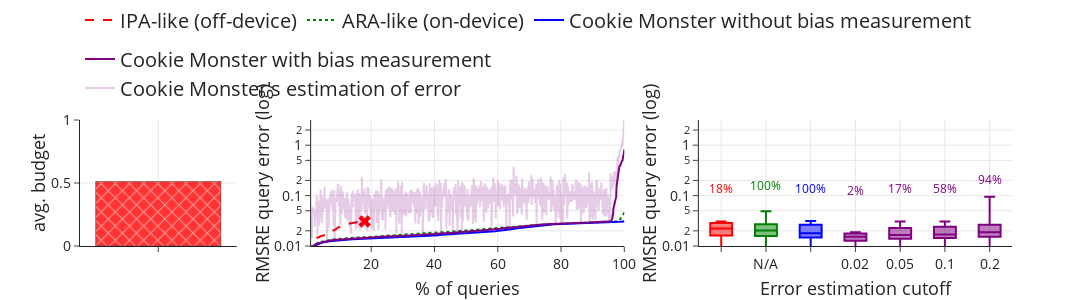

Notebook source saved alongside this figure:
### Code cell
figs_args = {
    "axis_title_font_size": {"x": 18, "y": 18},
    "axis_tick_font_size": {"x": 14, "y": 14},
    "legend": {
        "yanchor": "bottom",
        "y": 1.1,
        # "xanchor": "left",
        # "x": 0.2,
        "orientation": "h",
    },
    "output_path": "bias_plots.pdf",
    "height": 300,
    "width": 1500,
}
# make_plots(
#            [full_cdfs, cut_cdfs_fig, cutoff_boxes_fig, budget_fig], cols=4, **figs_args)

make_bias_plots(
           [bars_args, cdf_args, boxes_args], cols=3, **figs_args)

### Figure 1 — Plotly figure (JSON) as saved in the notebook; plotly's stock layout.template omitted (floating-point values rounded to 4 significant figures; data arrays with more than 128 entries replaced by an {"elided": "..."} marker saying what was removed)
{"data": [{"legendgroup": "IPA-like (off-device)", "marker": {"color": "red", "line": {"color": "black"}, "pattern": {"shape": "x"}}, "name": "IPA-like (off-device)", "opacity": 0.8, "showlegend": false, "type": "bar", "x": ["7"], "xaxis": "x", "y": [0.5117], "yaxis": "y"}, {"legendgroup": "ARA-like (on-device)", "marker": {"color": "green", "line": {"color": "black"}, "pattern": {"shape": "\\"}}, "name": "ARA-like (on-device)", "opacity": 0.8, "showlegend": false, "type": "bar", "x": [], "xaxis": "x", "y": [], "yaxis": "y"}, {"legendgroup": "Cookie Monster without bias measurement", "marker": {"color": "blue", "line": {"color": "black"}, "pattern": {"shape": "/"}}, "name": "Cookie Monster without bias measurement", "opacity": 0.8, "showlegend": false, "type": "bar", "x": [], "xaxis": "x", "y": [], "yaxis": "y"}, {"legendgroup": "Cookie Monster with bias measurement", "marker": {"color": "purple", "line": {"color": "black"}, "pattern": {"shape": "|"}}, "name": "Cookie Monster with bias measurement", "opacity": 0.8, "showlegend": false, "type": "bar", "x": [], "xaxis": "x", "y": [], "yaxis": "y"}, {"legendgroup": "IPA-like (off-device)", "line": {"dash": "dash"}, "marker": {"color": "red", "symbol": "x"}, "mode": "lines", "name": "IPA-like (off-device)", "showlegend": true, "type": "scatter", "x": {"elided": "161 float values"}, "xaxis": "x2", "y": {"elided": "161 float values"}, "yaxis": "y2"}, {"legendgroup": "IPA-like (off-device)", "marker": {"color": "red", "size": 11, "symbol": "x"}, "mode": "markers", "name": "IPA-like (off-device)", "showlegend": false, "type": "scatter", "x": [17.93], "xaxis": "x2", "y": [0.03071], "yaxis": "y2"}, {"legendgroup": "ARA-like (on-device)", "line": {"dash": "dot"}, "marker": {"color": "green", "symbol": "diamond"}, "mode": "lines", "name": "ARA-like (on-device)", "showlegend": true, "type": "scatter", "x": {"elided": "898 float values"}, "xaxis": "x2", "y": {"elided": "898 float values"}, "yaxis": "y2"}, {"legendgroup": "Cookie Monster without bias measurement", "line": {"dash": "solid"}, "marker": {"color": "blue", "symbol": "circle"}, "mode": "lines", "name": "Cookie Monster without bias measurement", "showlegend": true, "type": "scatter", "x": {"elided": "898 float values"}, "xaxis": "x2", "y": {"elided": "898 float values"}, "yaxis": "y2"}, {"legendgroup": "Cookie Monster with bias measurement", "line": {"dash": "solid"}, "marker": {"color": "purple", "symbol": "circle"}, "mode": "lines", "name": "Cookie Monster with bias measurement", "showlegend": true, "type": "scatter", "x": {"elided": "898 float values"}, "xaxis": "x2", "y": {"elided": "898 float values"}, "yaxis": "y2"}, {"legendgroup": "Cookie Monster with bias measurement", "line": {"dash": "solid"}, "marker": {"color": "rgba(128, 0, 128, 0.2)", "symbol": "circle"}, "mode": "lines", "name": "Cookie Monster's estimation of error", "showlegend": true, "type": "scatter", "x": {"elided": "898 float values"}, "xaxis": "x2", "y": {"elided": "898 float values"}, "yaxis": "y2"}, {"boxpoints": false, "legendgroup": "IPA-like (off-device)", "marker": {"color": "red"}, "name": "IPA-like (off-device)", "opacity": 1, "showlegend": false, "type": "box", "x": {"elided": "898 str values"}, "xaxis": "x3", "y": {"elided": "898 float values"}, "yaxis": "y3"}, {"boxpoints": false, "legendgroup": "ARA-like (on-device)", "marker": {"color": "green"}, "name": "ARA-like (on-device)", "opacity": 1, "showlegend": false, "type": "box", "x": {"elided": "898 str values"}, "xaxis": "x3", "y": {"elided": "898 float values"}, "yaxis": "y3"}, {"boxpoints": false, "legendgroup": "Cookie Monster without bias measurement", "marker": {"color": "blue"}, "name": "Cookie Monster without bias measurement", "opacity": 1, "showlegend": false, "type": "box", "x": {"elided": "898 str values"}, "xaxis": "x3", "y": {"elided": "898 float values"}, "yaxis": "y3"}, {"boxpoints": false, "legendgroup": "Cookie Monster with bias measurement", "marker": {"color": "purple"}, "name": "Cookie Monster with bias measurement", "opacity": 1, "showlegend": false, "type": "box", "x": {"elided": "3592 str values"}, "xaxis": "x3", "y": {"elided": "3592 float values"}, "yaxis": "y3"}, {"mode": "text", "showlegend": false, "text": ["18%"], "textfont": {"color": "red"}, "type": "scatter", "x": [" "], "xaxis": "x3", "y": [0.1307], "yaxis": "y3"}, {"mode": "text", "showlegend": false, "text": ["100%"], "textfont": {"color": "green"}, "type": "scatter", "x": ["N/A"], "xaxis": "x3", "y": [0.1488], "yaxis": "y3"}, {"mode": "text", "showlegend": false, "text": ["100%"], "textfont": {"color": "blue"}, "type": "scatter", "x": ["  "], "xaxis": "x3", "y": [0.1315], "yaxis": "y3"}, {"mode": "text", "showlegend": false, "text": ["2%", "17%", "58%", "94%"], "textfont": {"color": "purple"}, "type": "scatter", "x": ["0.02", "0.05", "0.1", "0.2"], "xaxis": "x3", "y": [0.1188, 0.1307, 0.1307, 0.1954], "yaxis": "y3"}], "layout": {"height": 300, "legend": {"font": {"size": 20}, "orientation": "h", "title": {}, "y": 1.1, "yanchor": "bottom"}, "margin": {"b": 0, "t": 0}, "showlegend": true, "width": 1500, "xaxis": {"anchor": "y", "domain": [0, 0.168], "showgrid": true, "showticklabels": false, "tickfont": {"size": 14}, "title": {"font": {"size": 18}, "text": ""}}, "xaxis2": {"anchor": "y2", "domain": [0.248, 0.584], "range": [1, 100], "showgrid": true, "tickfont": {"size": 14}, "title": {"font": {"size": 18}, "text": "% of queries"}}, "xaxis3": {"anchor": "y3", "categoryarray": [" ", "N/A", "  ", 0.02, 0.05, 0.1, 0.2], "categoryorder": "array", "domain": [0.664, 1], "showgrid": true, "tickfont": {"size": 14}, "title": {"font": {"size": 18}, "text": "Error estimation cutoff"}}, "yaxis": {"anchor": "x", "domain": [0, 1], "range": [0, 1], "showgrid": true, "tickfont": {"size": 14}, "title": {"font": {"size": 18}, "standoff": 0, "text": "avg. budget"}, "type": "linear"}, "yaxis2": {"anchor": "x2", "domain": [0, 1], "range": [-2, 0.5], "showgrid": true, "tickfont": {"size": 14}, "title": {"font": {"size": 18}, "standoff": 0, "text": "RMSRE query error (log)"}, "type": "log"}, "yaxis3": {"anchor": "x3", "domain": [0, 1], "range": [-2, 0.5], "showgrid": true, "tickfont": {"size": 14}, "title": {"font": {"size": 18}, "standoff": 0, "text": "RMSRE query error (log)"}, "type": "log"}}}
